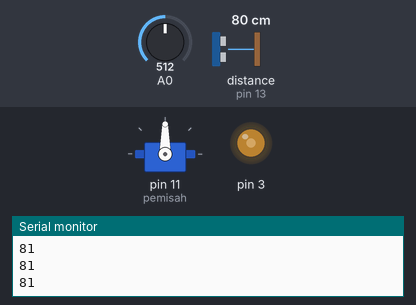
Bench run of a sketch on a simulated Arduino Uno, built with avr-gcc and run on an emulated ATmega328P. Shown: servo, output pins drawn as LEDs (lit = HIGH), the last lines printed to the serial monitor. The inputs (shaded band) are chosen by the test bench; at power-on: distance to the obstacle (sensor on pin 13) 80 cm, A0 = 512. The echo pulse lasts 58.3 µs per cm.

Above: at 1.2 s.
1.3 s: distance to the obstacle (sensor on pin 13) set to 8 cm
2.8 s: distance to the obstacle (sensor on pin 13) set to 5 cm
At 3.9 s:
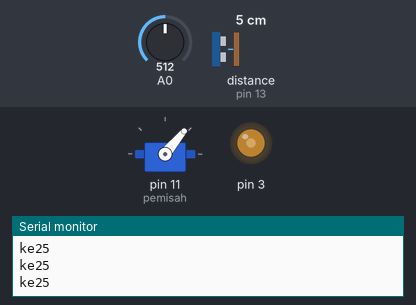
5.8 s: distance to the obstacle (sensor on pin 13) set to 9 cm
At 7.6 s:
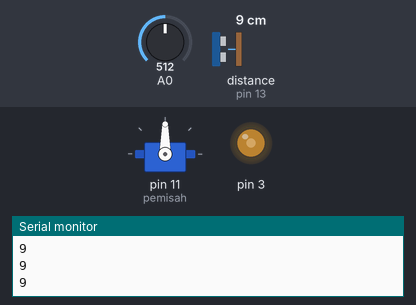
7.9 s: distance to the obstacle (sensor on pin 13) set to 2 cm
At 9.3 s:
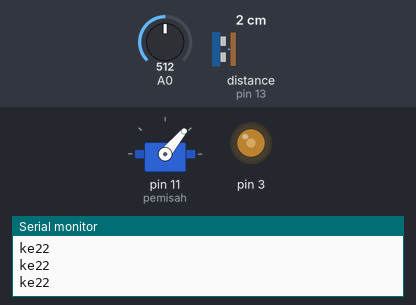
10.9 s: A0 set to 490
Timing chart, 0 to 14.9 s (numbered marks = the images above; inputs shaded):
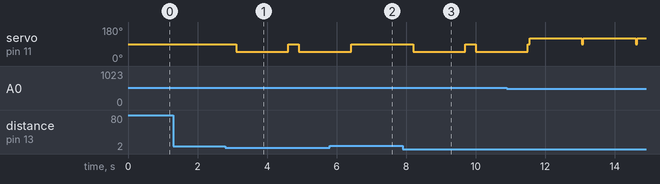

Measured:
- the behaviour switches between 7 and 6 cm on distance to the obstacle (sensor on pin 13) (found by bisection; images 0 and 1)
- after the input at 2.8 s, servo on pin 11 (pemisah): 90° → 50° after 0.31 s, → 90° 1.5 s later, → 50° 0.30 s later
- after the input at 5.8 s, servo on pin 11 (pemisah): goes on until 6.4 s, then stays 90°
- after the input at 7.9 s, servo on pin 11 (pemisah): 90° → 50° after 0.30 s, → 90° 1.5 s later, → 50° 0.30 s later

The sketch:

pemilahsampah.ino
```cpp
#include <NewPing.h>
#include <Servo.h>

#define TRIGGER_PIN  12  // Arduino pin tied to trigger pin on the ultrasonic sensor.
#define ECHO_PIN     13  // Arduino pin tied to echo pin on the ultrasonic sensor.
#define MAX_DISTANCE 200 // Maximum distance we want to ping for (in centimeters).
NewPing sonar(TRIGGER_PIN, ECHO_PIN, MAX_DISTANCE);
Servo pemisah;
int a;
void setup() {
  Serial.begin(9600);
  pemisah.attach(11);
  pinMode(3,OUTPUT);
  analogWrite(3,105);
}

void loop() {
cek:

int jarak=(sonar.ping_cm());
  delay(50);
  Serial.println(jarak);
  if(jarak>=2&&jarak<=6)
  {a=0;pemisah.write(90);goto cek2;}
  else if(jarak<2)
  {jarak=0;}
  else{goto cek;}
  goto cek;


  cek2:
  Serial.print("ke2");
  Serial.println((sonar.ping_cm()));
  if(analogRead(A0)<=500)
  {pemisah.write(120);a=0;delay(1500);pemisah.write(90);goto cek;}
  a=a+1;
  if(a>=50)
  {pemisah.write(50);a=0;delay(1500);pemisah.write(90);goto cek;}
  else{goto cek2;}
  delay(50);

  goto cek2;
  }
```
